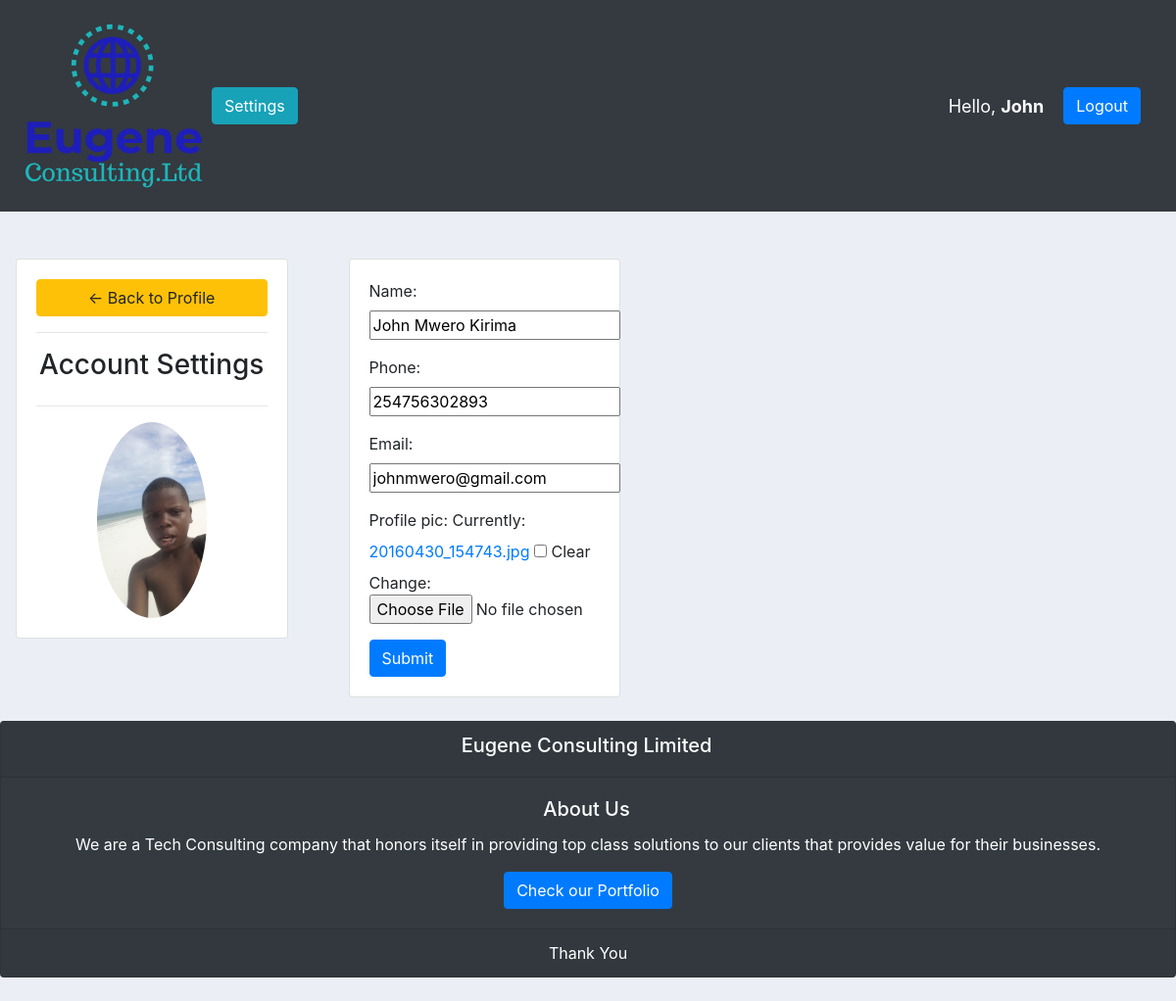
/account/ (signed in), run on the app's committed database.
### accounts/models.py (models this page shows, shortened)
class Customer(models.Model):
    user = models.OneToOneField(
        User, null=True, on_delete=models.CASCADE)
    name = models.CharField(max_length=100, null=True)
    phone = models.IntegerField(null=True)
    email = models.EmailField(null=True)
    profile_pic = models.ImageField(
        default="default-profile-pic.jpg", null=True, blank=True)
    date_created = models.DateTimeField(auto_now_add=True, null=True)

### accounts/decorators.py (the view)
        def wrapper_func(request, *args, **kwargs):
            group = None
            if request.user.groups.exists():
                group = request.user.groups.all()[0].name
            if group in allowed_roles:
                return view_func(request, *args, **kwargs)
            else:
                return HttpResponse('You are not authorized to view this page')

### accounts/forms.py
class CustomerForm(ModelForm):
    class Meta:
        model = Customer
        fields = '__all__'
        exclude = ['user']

### accounts/views.py (called while the page is built)
@login_required(login_url='login')
@allowed_users(allowed_roles=['customer'])
def accountSettings(request):
    customer = request.user.customer
    form = CustomerForm(instance=customer)
    if request.method == 'POST':
        form = CustomerForm(request.POST, request.FILES, instance=customer)
        if form.is_valid():
            form.save()
    context = {'form': form, }
    return render(request, 'accounts/account_settings.html', context)

### accounts/templates/accounts/account_settings.html (shortened to what this page needs)
{% extends 'accounts/main.html' %}
{% load static %}
{% block content %}
<br>
<div class="row">
    <div class="col-md-3 ml-3 mr-3">
        <div class="card card-body">
            <a class="btn btn-warning" href="{% url 'user_page' %}">&#8592; Back to Profile</a>
            <hr>
            <h3 style="text-align: center;">Account Settings</h3>
            <hr>
            <img class="profile-pic" src="{{ request.user.customer.profile_pic.url }}">
        </div>
    </div>
    <div class="col-md-3 ml-3 mr-3">
        <div class="card card-body">
            <form method="post" action="" enctype="multipart/form-data">
                {{ form.as_p }}
                <input class="btn btn-primary" type="submit" name="Update Information">
            </form>
        </div>
    </div>
</div>
{% endblock %}

### accounts/templates/accounts/navbar.html (shortened to what this page needs)
{% load static %}
<nav class="navbar navbar-expand-lg navbar-dark bg-dark">
  <img src="{% static '/images/eugeneconsulting.png' %}">
  <div class="collapse navbar-collapse" id="navbarNav">
    <ul class="navbar-nav">
      {% if request.user.is_staff %}
      <li class="nav-item active">
        <a class="nav-link" href="{% url 'home' %}">Dashboard</a>
      </li>
      <li class="nav-item">
        <a class="nav-link" href="{% url 'products' %}">Products</a>
      </li>
      {% else %}
      <li class="nav-item">
        <span><a class="btn btn-info" href="{% url 'account_settings' %}">Settings</a></span>
      </li>
      {% endif %}
    </ul>
  </div>
  <span class="hello-msg">Hello, <strong>{{request.user.username}}</strong></span>
  <span class="hello-msg"><a class="btn btn-primary" href="{% url 'logout' %}">Logout</a></span>
</nav>
<br>

### static/css/main.css (style rules this page uses)
body { background-color: #ebeff5; }

### accounts/templates/accounts/navbar.html (style rules this page uses)
.hello-msg { font-size: 18px; color: #fff; margin-right: 20px; }

### accounts/templates/accounts/account_settings.html (style rules this page uses)
.profile-pic { max-width: 200px; max-height: 200px; margin: 0 auto; border-radius: 50%; }

### data on the page
Customer: name "John Mwero Kirima", phone "254756302893", email "johnmwero@gmail.com"

### other printed values
{{ request.user.username }} "John"
